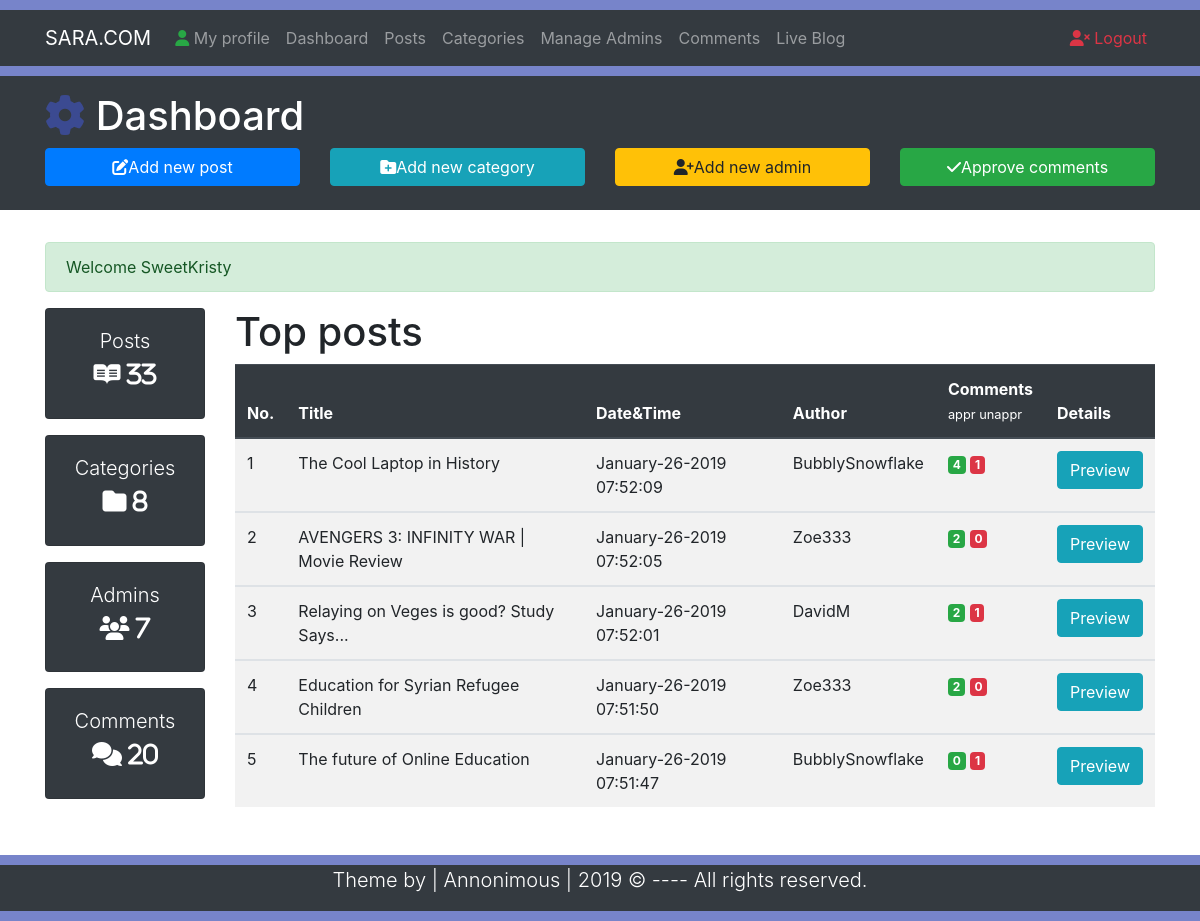
/Dashboard.php (signed in), run on the app's committed database.
### tables this page shows
CREATE TABLE `posts` (
  `id` int(10) NOT NULL,
  `datetime` varchar(50) NOT NULL,
  `title` varchar(300) NOT NULL,
  `category` varchar(50) NOT NULL,
  `author` varchar(50) NOT NULL,
  `image` varchar(50) NOT NULL,
  `post` varchar(10000) NOT NULL
);

### includes/functions.php (called while the page is built, shortened)
<?php
require_once 'DB.php';
function ApproveCommentsAcordingToPost($PostId){
    global $connectingDB;
    $sqlApproved = "SELECT COUNT(*) FROM comments WHERE post_id = '$PostId' AND status = 'ON'";
    $stmtApproved = $connectingDB->query($sqlApproved);
    $totalRowsApproved = $stmtApproved->fetchColumn();
    return $totalRowsApproved;
}
function DisApproveCommentsAcordingToPost($PostId){
    global $connectingDB;
    $sqlDisApproved = "SELECT COUNT(*) FROM comments WHERE post_id = '$PostId' AND status = 'OFF'";
    $stmtDisApproved = $connectingDB->query($sqlDisApproved );
    $totalRowsDisApproved = $stmtDisApproved ->fetchColumn();
    return $totalRowsDisApproved;
}

### Dashboard.php (the view, shortened to what this page needs)
<?php
require_once 'includes/DB.php';
require_once 'includes/functions.php';
require_once 'includes/sessions.php';
?>
<!DOCTYPE html>
<html lang="en">
<head>
    <link rel="stylesheet" href="https://stackpath.bootstrapcdn.com/bootstrap/4.3.1/css/bootstrap.min.css">
    <link rel="stylesheet" href="css/style.css">
    <link rel="stylesheet/less" type="text/css" href="css/style.css" />
</head>
<body>
<div style="height:10px; background-color: rgba(62,81,180,0.7)"></div>
<div class="navbar navbar-expand-lg navbar-dark bg-dark ">
    <div class="container" >
        <a href="#" class="navbar-brand">SARA.COM</a>
        <div class="collapse navbar-collapse" id="navbarcollapseCMS">
            <ul class="navbar-nav mr-auto">
                <li class="nav-item">
                    <a href="MyProfile.php" class="nav-link"><i class="fas fa-user text-success"></i> My profile</a>
                </li>
                <li class="nav-item">
                    <a href="Dashboard.php" class="nav-link">Dashboard</a>
                </li>
                <li class="nav-item">
                    <a href="Posts.php" class="nav-link">Posts</a>
                </li>
                <li class="nav-item">
                    <a href="Categories.php" class="nav-link">Categories</a>
                </li>
                <li class="nav-item">
                    <a href="Admins.php" class="nav-link">Manage Admins</a>
                </li>
                <li class="nav-item">
                    <a href="Comments.php" class="nav-link">Comments</a>
                </li>
                <li class="nav-item">
                    <a href="Blog.php?page=1" class="nav-link">Live Blog</a>
                </li>
            </ul>
            <ul class="navbar-nav ml-auto">
                <li class="nav-item">
                    <a href="Logout.php" class="nav-link text-danger"><i class="fas fa-user-times"></i> Logout</a>
                </li>
            </ul>
        </div>
    </div>
</div>
<div style="height:10px; background-color: rgba(62,81,180,0.7)"></div>
<header class="bg-dark text-white py-3">
    <div class="container">
        <div class="row">
            <div class="col-md-12">
                <h1> <i class="fas fa-cog" style="color: rgba(62,81,180,0.7)"> </i> Dashboard</h1>
            </div>
            <div class="col-lg-3 mb-2">
                <a href="addNewPosts.php" class="btn btn-primary btn-block" >
                    <i class="fas fa-edit"></i>Add new post
                </a>
            </div>
            <div class="col-lg-3 mb-2">
                <a href="Categories.php" class="btn btn-info btn-block" >
                    <i class="fas fa-folder-plus"></i>Add new category
                </a>
            </div>
            <div class="col-lg-3 mb-2">
                <a href="Admins.php" class="btn btn-warning btn-block" >
                    <i class="fas fa-user-plus"></i>Add new admin
                </a>
            </div>
            <div class="col-lg-3 mb-2">
                <a href="Comments.php" class="btn btn-success btn-block" >
                    <i class="fas fa-check"></i>Approve comments
                </a>
            </div>
        </div>
    </div>
</header>
<br>
<section class="container py-2 mb-4">
    <?php
    echo  SuccessMessage();
    ?>
    <div class="row">
        <div class="col-lg-2">
            <div class="card text-center bg-dark text-white mb-3">
                <div class="card-body">
                    <h1 class="lead">Posts</h1>
                    <h4 class="display-5"><i class="fab fa-readme">
                            <?php
                            global $connectingDB;
                            $sql = "SELECT COUNT(*) FROM posts";
                            $execute = $connectingDB->query($sql);
                            $totalRows = $execute->fetchColumn();
                            echo $totalRows;
                            ?>
                        </i></h4>
                </div>
            </div>
            <div class="card text-center bg-dark text-white mb-3">
                <div class="card-body">
                    <h1 class="lead">Categories</h1>
                    <h4 class="display-5"><i class="fas fa-folder">
                            <?php
                            global $connectingDB;
                            $sql = "SELECT COUNT(DISTINCT title)FROM category";
                            $execute = $connectingDB->query($sql);
                            $totalRows = $execute->fetchColumn();
                            echo $totalRows;
                            ?>
                        </i></h4>
                </div>
            </div>
            <div class="card text-center bg-dark text-white mb-3">
                <div class="card-body">
                    <h1 class="lead">Admins</h1>
                    <h4 class="display-5"><i class="fas fa-users">
                            <?php
                            global $connectingDB;
                            $sql = "SELECT COUNT(*)FROM admins";
                            $execute = $connectingDB->query($sql);
                            $totalRows = $execute->fetchColumn();
                            echo $totalRows;
                            ?>
                        </i></h4>
                </div>
            </div>
            <div class="card text-center bg-dark text-white mb-3">
                <div class="card-body">
                    <h1 class="lead">Comments</h1>
                    <h4 class="display-5"><i class="fas fa-comments">
                            <?php
                            global $connectingDB;
                            $sql = "SELECT COUNT(*)FROM comments";
                            $execute = $connectingDB->query($sql);
                            $totalRows = $execute->fetchColumn();
                            echo $totalRows;
                            ?>
                        </i></h4>
                </div>
            </div>
        </div>
        <div class="col-lg-10">
            <h1>Top posts</h1>
            <table class="table table-striped table-hover">
                <thead class="thead-dark">
                <tr>
                    <th>No.</th>
                    <th>Title</th>
                    <th>Date&Time</th>
                    <th>Author</th>
                    <th>Comments<br><small>appr</small><small> unappr</small></th>
                    <th>Details</th>
                </tr>
                </thead>
                <?php
                global $connectingDB;
                $sql = "SELECT * FROM posts ORDER BY id DESC LIMIT 0,5";
                $stmt = $connectingDB->query($sql);
                $SrNo = 0;
                while($dataRows = $stmt->fetch()){
                    $PostId = $dataRows['id'];
                    $Title = $dataRows['title'];
                    $DateTime = $dataRows['datetime'];
                    $Author = $dataRows['author'];
                    $SrNo++;
               ?>
                <tbody>
                <tr>
                    <td><?= $SrNo;?></td>
                    <td><?= $Title;?></td>
                    <td><?= $DateTime;?></td>
                    <td><?= $Author;?></td>
                    <td><span class="badge badge-success">
                            <?php
                            $totalApproved = ApproveCommentsAcordingToPost($PostId);
                            echo $totalApproved;
                            ?>
                        </span>
                        <span class="badge badge-danger">
                          <?php
                          $totalDisapproved = DisApproveCommentsAcordingToPost($PostId);
                          echo $totalDisapproved;
                          ?></span>
                    </td>
                    <td><a href="FullPost.php?id=<?= $PostId ;?>"><span class="btn btn-info">Preview</span></a></td>
                </tr>
                </tbody>
                <?php } ?>
            </table>
        </div>
    </div>
</section>
<div style="height:10px; background-color: rgba(62,81,180,0.7)"></div>
<footer class="bg-dark text-white">
    <div class="container">
        <div class="row">
            <div class="col">
                <p class="lead text-center"> Theme by | Annonimous | <span id="year"></span> &copy; ---- All rights reserved.</p>
            </div>
        </div>
    </div>
</footer>
<div style="height:10px; background-color: rgba(62,81,180,0.7)"></div>
</body>
</html>

### data on the page
posts: title "The Cool Laptop in History", datetime "January-26-2019 07:52:09", author "BubblySnowflake", totalApproved "4", totalDisapproved "1"
posts: title "AVENGERS 3: INFINITY WAR | Movie Review", datetime "January-26-2019 07:52:05", author "Zoe333", totalApproved "2", totalDisapproved "0"
posts: title "Relaying on Veges is good? Study Says...", datetime "January-26-2019 07:52:01", author "DavidM", totalApproved "2", totalDisapproved "1"
posts: title "Education for Syrian Refugee Children", datetime "January-26-2019 07:51:50", author "Zoe333", totalApproved "2", totalDisapproved "0"
posts: title "The future of Online Education", datetime "January-26-2019 07:51:47", author "BubblySnowflake", totalApproved "0", totalDisapproved "1"

### other printed values
SuccessMessage() "Welcome SweetKristy"
$totalRows "33"
$totalRows "8"
$totalRows "7"
$totalRows "20"
